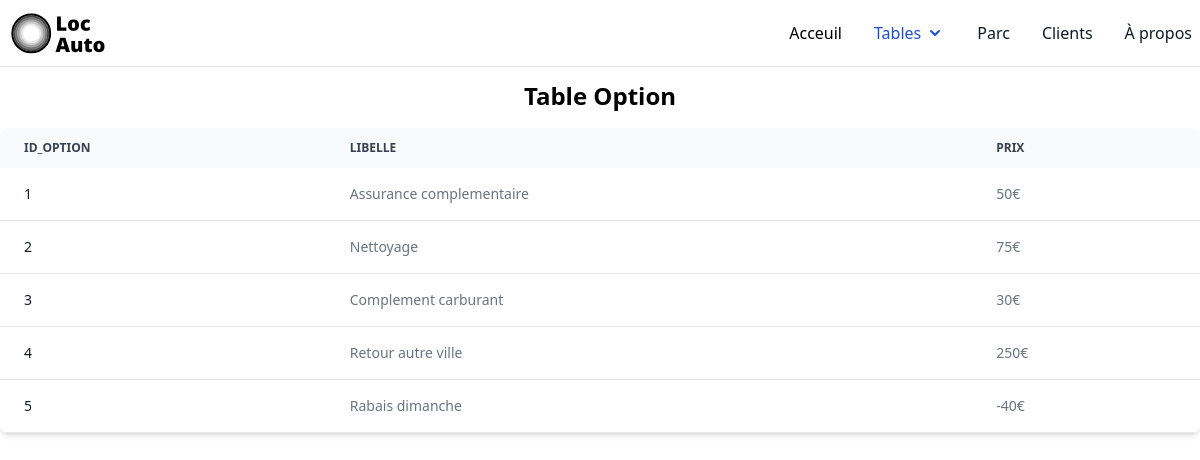
Page /views/Locauto/option.php on the committed database.
### tables this page shows
CREATE TABLE `Option` (
  `id_option` int(11) NOT NULL,
  `libelle` varchar(50) NOT NULL,
  `prix` float NOT NULL
);

### phpFiles/tools/biblio.php (called while the page is built, shortened)
<?php
function connexionDatabase(): mysqli
{
    return new mysqli(SERVEUR, LOGIN, MDP, BD);
}
?>

### phpFiles/DAO/OptionDao.php (called while the page is built, shortened)
<?php
require_once "../../phpFiles/classes/OptionClass.php";
require_once "../../phpFiles/tools/biblio.php";
class OptionDao
{
    private static OptionDao $instance;
    private mysqli $connexion;
    private function __construct()
    {
        $this->connexion = connexionDatabase();
    }
    public static function getInstance(): OptionDao
    {
        if (!isset(self::$instance)) {
            self::$instance = new OptionDao();
        }
        return self::$instance;
    }
    public function dictToObj($data): OptionClass
    {
        return new OptionClass($data->id_option, $data->libelle, $data->prix);
    }
    public function getAllObj(): array
    {
        $allObj = array();
        $request = "SELECT * FROM Option";
        $request_result = mysqli_query($this->connexion, $request);
        while ($data = mysqli_fetch_object($request_result)) {
            $allObj[] = $this->dictToObj($data);
        }
        return $allObj;
    }
}
?>

### phpFiles/classes/OptionClass.php (called while the page is built)
<?php
class OptionClass
{
    private ?int $id;
    private ?string $libelle;
    private ?float $prix;
    public function __construct($id, $libelle, $prix)
    {
        $this->id = $id;
        $this->libelle = $libelle;
        $this->prix = $prix;
    }
    public function getId(): int
    {
        return $this->id;
    }
    public function getLibelle(): string
    {
        return $this->libelle;
    }
    public function getPrix(): float
    {
        return $this->prix;
    }
}

### views/Locauto/option.php (the view, shortened to what this page needs)
<?php
include "../../phpFiles/DAO/OptionDao.php";
include "../../phpFiles/widgets/html-part.php";
$DaoOption = OptionDao::getInstance();
$allOption = $DaoOption->getAllObj();
echo '<h1 class="font font-bold text-gre-900 text-2xl py-4 flex justify-center">Table Option</h1>';
foreach ($allOption as $option) {
    echo '<tr class="bg-white border-b hover:bg-gray-50 ">
<th scope="row" class="px-6 py-4 font-medium text-gray-900 whitespace-nowrap">' .
        $option->getId() .
        "</th>";
    echo '<td class="px-6 py-4">' . $option->getLibelle() . "</td>";
    echo '<td class="px-6 py-4">' .
        $option->getPrix() .
        "€</td>
</tr>";
}
?>

### rows in the picture
option: id_option "1", libelle "Assurance complementaire", prix "50"
option: id_option "2", libelle "Nettoyage", prix "75"
option: id_option "3", libelle "Complement carburant", prix "30"
option: id_option "4", libelle "Retour autre ville", prix "250"
option: id_option "5", libelle "Rabais dimanche", prix "-40"

### other values in the picture
$name "ID_OPTION"
$name "LIBELLE"
$name "PRIX"
